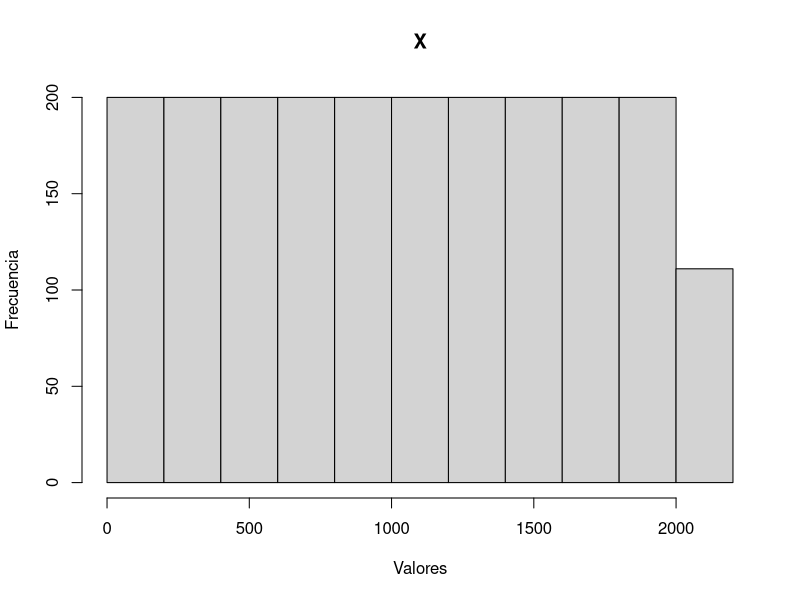
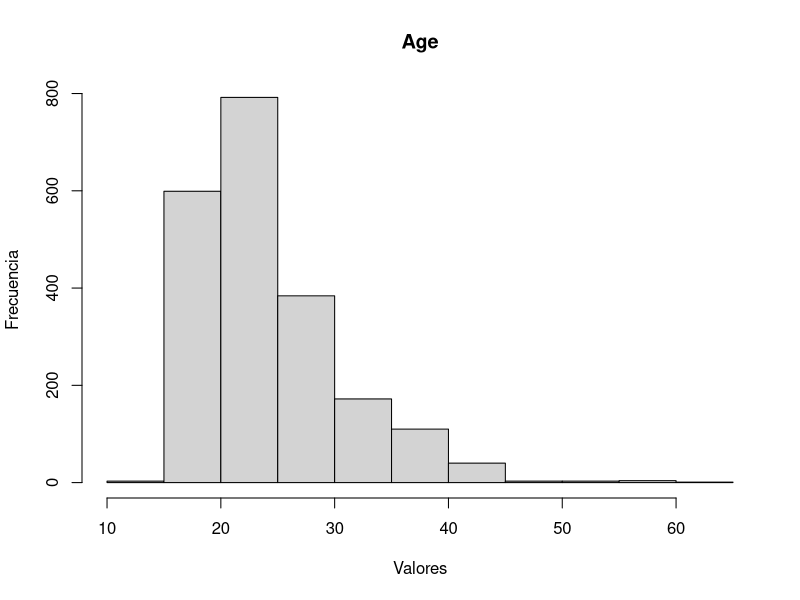
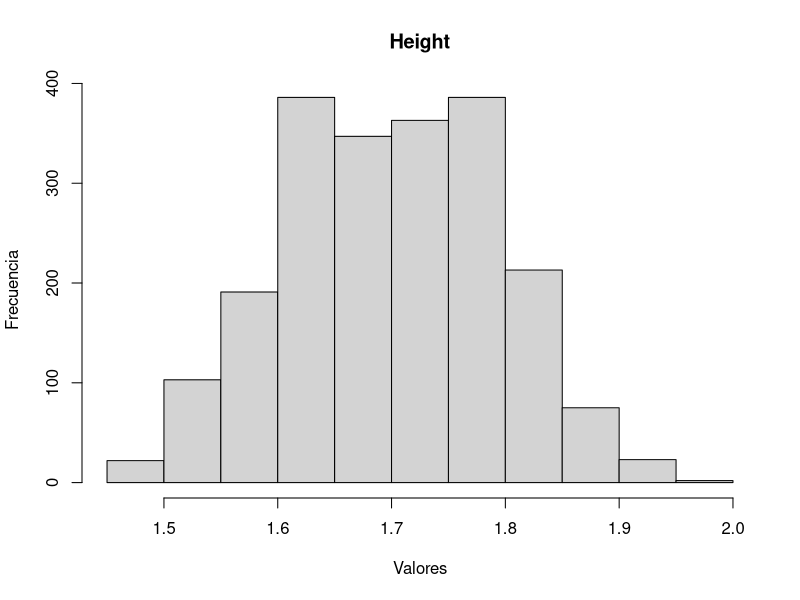
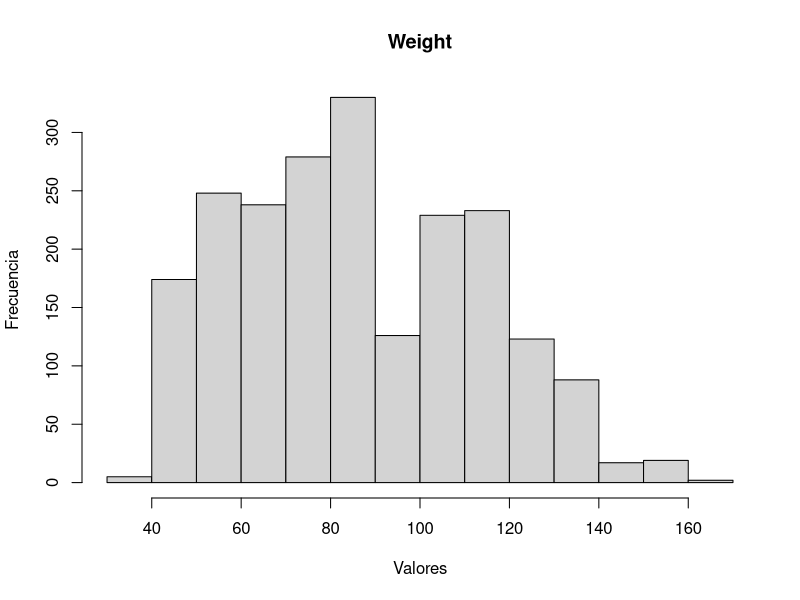
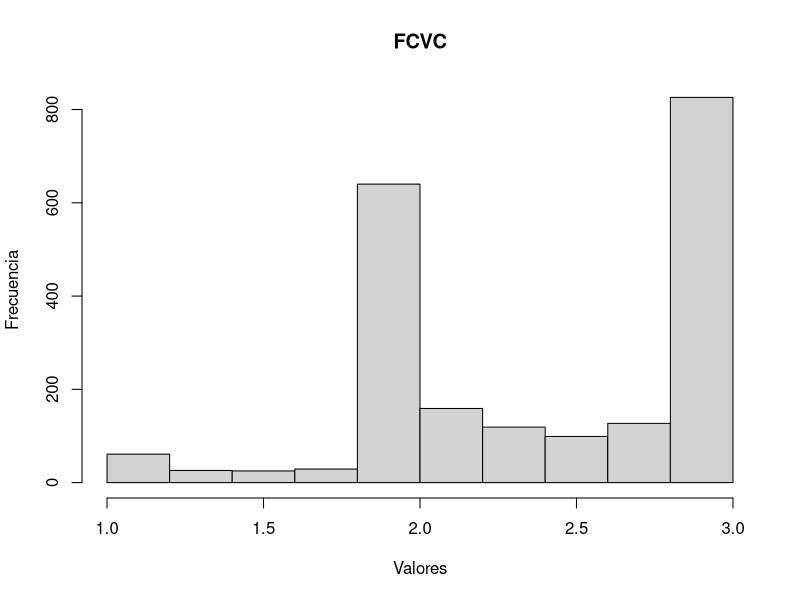
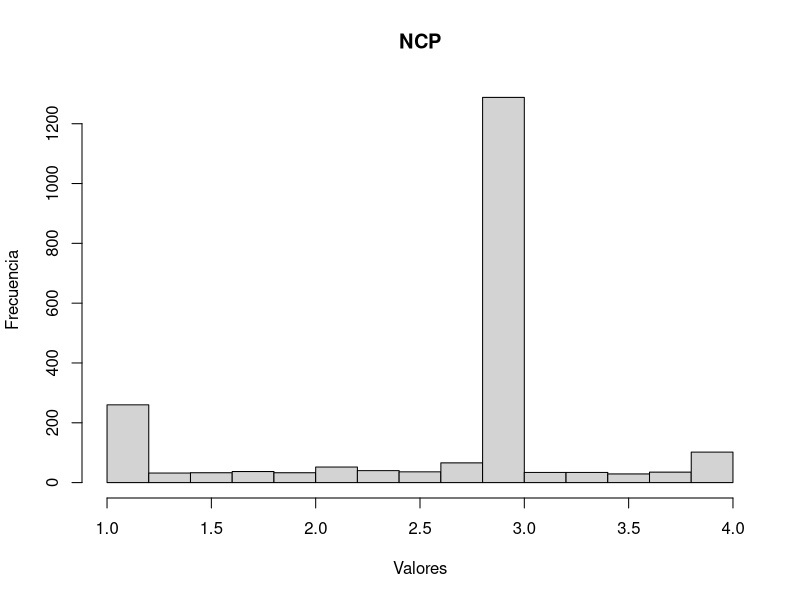
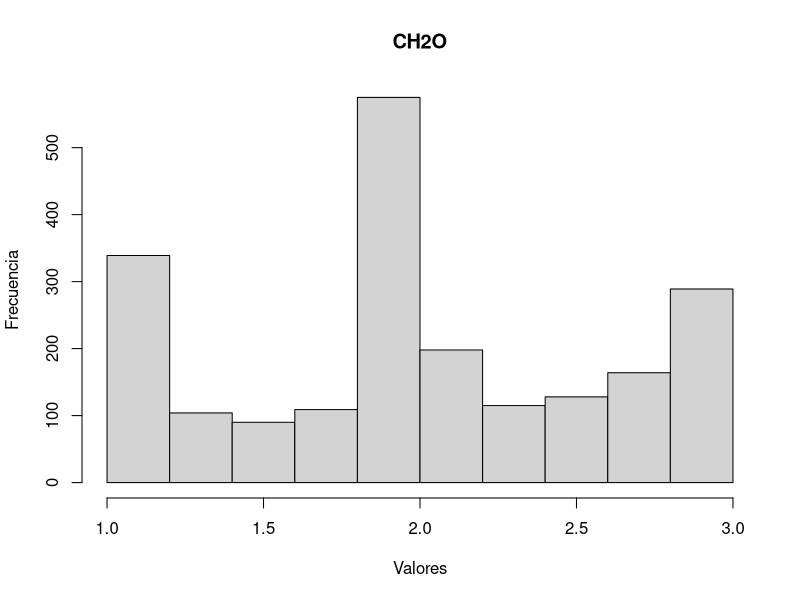
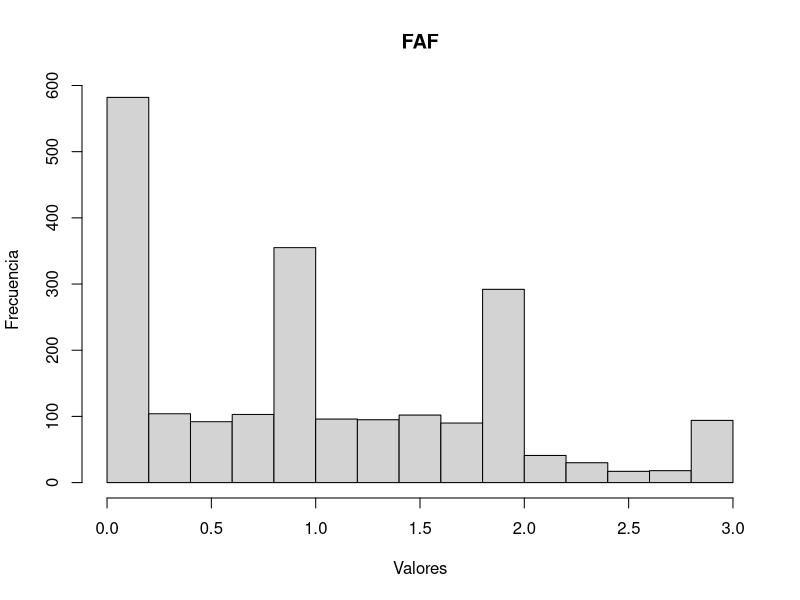

R code for these plots, in order:
## ---- chunk 1
knitr::opts_chunk$set(echo = TRUE)
## ---- chunk 2
data = read.csv("ObesityWithKnnNeighbors.csv")
## ---- chunk 3
for(nombre_de_variable in names(data)) {
  if(is.numeric(data[[nombre_de_variable]])) {
    cat('## Summary de', nombre_de_variable, '\n')
    print(summary(data[[nombre_de_variable]]))
    cat('## Histograma de', nombre_de_variable, '\n')
    hist(data[[nombre_de_variable]], main = nombre_de_variable, xlab = "Valores", ylab = "Frecuencia")
  }
}
## ---- chunk 4
install.packages("corrplot")
library(corrplot)
# Selecciona solo las columnas numéricas
numeric_data = data[sapply(data, is.numeric)]

# Calcula la matriz de correlación para todas las variables numéricas
correlation_matrix_all = cor(numeric_data)

# Imprime la matriz de correlación
corrplot(correlation_matrix_all, method = "circle")
